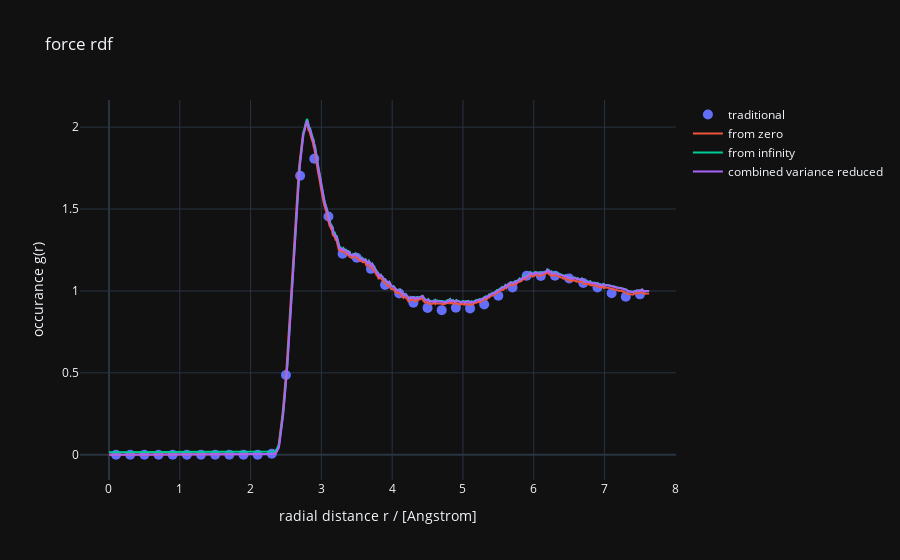

The notebook cell saved with this chart:
### Code cell
f = go.FigureWidget()
f.add_scatter(x=rdf2[0, :], y=rdf2[1, :], name='from zero')
f.add_scatter(x=rdf3[0], y=rdf3[1], name='from infinity')
f.add_scatter(x=rdf4[:, 0], y=rdf4[:, 1], name='combined variance reduced')

f.add_scatter(x=rdf0[0, :], y=rdf0[1, :], mode='markers', marker=dict(size=10), name='traditional')
f.add_scatter(x=rdf1[0, :], y=rdf1[1, :], mode='markers', marker=dict(size=2), name='traditional same bins')

f.update_layout(
    title='force rdf',
    xaxis_title='radial distance r / [Angstrom]',
    yaxis_title='occurance g(r)',
)

f.show()

### Figure 1 — Plotly figure (JSON) as saved in the notebook; plotly's stock layout.template omitted (floating-point values rounded to 4 significant figures; data arrays with more than 128 entries replaced by an {"elided": "..."} marker saying what was removed)
{"data": [{"marker": {"size": 10}, "mode": "markers", "name": "traditional", "type": "scatter", "uid": "e17f4b22-dffa-4dbe-8199-5f9f8fdeeb82", "x": [0.1, 0.3, 0.5, 0.7, 0.9, 1.1, 1.3, 1.5, 1.7, 1.9, 2.1, 2.3, 2.5, 2.7, 2.9, 3.1, 3.3, 3.5, 3.7, 3.9, 4.1, 4.3, 4.5, 4.7, 4.9, 5.1, 5.3, 5.5, 5.7, 5.9, 6.1, 6.3, 6.5, 6.7, 6.9, 7.1, 7.3, 7.5], "y": [0, 0, 0, 0, 0, 0, 0, 0, 0, 0, 0, 0.005942, 0.4864, 1.703, 1.807, 1.454, 1.227, 1.203, 1.135, 1.037, 0.9851, 0.928, 0.8964, 0.8829, 0.8974, 0.8936, 0.9175, 0.9705, 1.021, 1.092, 1.092, 1.093, 1.075, 1.049, 1.021, 0.9859, 0.9646, 0.9791]}, {"name": "from zero", "type": "scatter", "uid": "d8f19c5b-c7b3-4424-a16b-3435d54907c3", "x": {"elided": "764 float values"}, "y": {"elided": "764 float values"}}, {"name": "from infinity", "type": "scatter", "uid": "8dddf8ec-f969-453b-8b90-7ff67226520e", "x": {"elided": "764 float values"}, "y": {"elided": "764 float values"}}, {"name": "combined variance reduced", "type": "scatter", "uid": "73c63c6a-e6ea-40e2-babb-c801d5277e3c", "x": {"elided": "763 float values"}, "y": {"elided": "763 float values"}}], "layout": {"title": {"text": "force rdf"}, "xaxis": {"title": {"text": "radial distance r / [Angstrom]"}}, "yaxis": {"title": {"text": "occurance g(r)"}}}}
